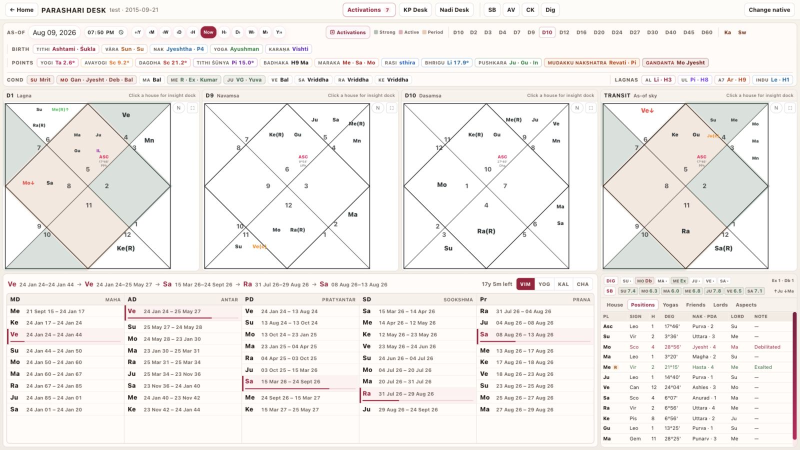
#> input picture artifacts/parashari-desk-guide/screenshots/01-desktop-overview.png, 1600 x 900 px (shown at 1/2 size); its folder holds only this picture in this run
$ python build_guide.py
#> lines starting #> are read from the running program, lines starting #| are printed output that depends on the picture
from pathlib import Path
from PIL import Image
from docx import Document
from docx.enum.section import WD_SECTION
from docx.enum.text import WD_ALIGN_PARAGRAPH, WD_BREAK
from docx.enum.table import WD_TABLE_ALIGNMENT, WD_CELL_VERTICAL_ALIGNMENT
from docx.shared import Inches, Pt, RGBColor
from docx.oxml import OxmlElement
from docx.oxml.ns import qn


ROOT = Path(__file__).resolve().parent
SHOTS = ROOT / "screenshots"
DERIVED = ROOT / "derived"
DERIVED.mkdir(exist_ok=True)
OUT = ROOT / "Parashari_Desk_Feature_Guide.docx"

ROSE = "A5123B"
ROSE_DARK = "7F0D2D"
INK = "302725"
MUTED = "766761"
IVORY = "FFF9F6"
PALE_ROSE = "F7E7EC"
SAND = "F2E9E2"
GREEN = "DDEAE2"
LINE = "DDCFC6"
WHITE = "FFFFFF"


def rgb(hex_color):
    return RGBColor.from_string(hex_color)


# [58 lines left out: functions shade, cell_margins, set_cell_border, set_repeat_table_header, set_cell_width, not called in this run]


def set_keep_with_next(paragraph, value=True):
    paragraph.paragraph_format.keep_with_next = value


def crop(src, name, box):
#> called with src = '01-desktop-overview.png', name = 'desktop-header.png', box = (0, 0, 1600, 180)
    dst = DERIVED / name
    with Image.open(SHOTS / src) as image:
#> image is the input picture: PIL image 1600x900 RGB; mean R, G, B 242.5, 239.2, 236.4
        image.crop(box).save(dst, quality=95)
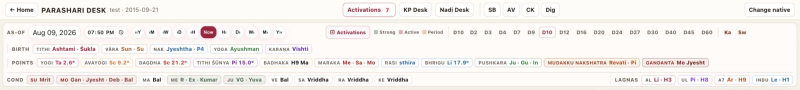
#> saved as desktop-header.png: PIL image 1600x180 RGB (shown at 1/2 size); mean R, G, B 244.4, 240.2, 237.3
    return dst


# [16 lines left out: function add_page_number, not called in this run]


def setup_doc():
    doc = Document()
    sec = doc.sections[0]
    sec.page_width = Inches(8.5)
    sec.page_height = Inches(11)
    sec.top_margin = Inches(0.72)
    sec.bottom_margin = Inches(0.68)
    sec.left_margin = Inches(0.78)
    sec.right_margin = Inches(0.78)
    sec.header_distance = Inches(0.32)
    sec.footer_distance = Inches(0.32)

    styles = doc.styles
    normal = styles["Normal"]
    normal.font.name = "Calibri"
    normal.font.size = Pt(10.25)
    normal.font.color.rgb = rgb(INK)
    normal.paragraph_format.space_after = Pt(5)
    normal.paragraph_format.line_spacing = 1.15

    for style_name, size, color, before, after in (
        ("Title", 28, ROSE_DARK, 0, 12),
        ("Subtitle", 13, MUTED, 0, 12),
        ("Heading 1", 18, ROSE, 4, 9),
        ("Heading 2", 13, INK, 10, 6),
        ("Heading 3", 11, ROSE_DARK, 8, 4),
    ):
        st = styles[style_name]
        st.font.name = "Calibri"
        st.font.size = Pt(size)
        st.font.bold = style_name != "Subtitle"
        st.font.color.rgb = rgb(color)
        st.paragraph_format.space_before = Pt(before)
        st.paragraph_format.space_after = Pt(after)
        st.paragraph_format.keep_with_next = True

    cap = styles["Caption"]
    cap.font.name = "Calibri"
    cap.font.size = Pt(8.5)
    cap.font.italic = True
    cap.font.color.rgb = rgb(MUTED)
    cap.paragraph_format.space_before = Pt(3)
    cap.paragraph_format.space_after = Pt(7)

    # Word's built-in Subtitle style carries a blue bottom border in some
    # templates; remove it so the guide uses only the AstroRoshni rose rule.
    for style_name in ("Title", "Subtitle"):
        style_p_pr = styles[style_name]._element.get_or_add_pPr()
        style_border = style_p_pr.find(qn("w:pBdr"))
        if style_border is not None:
            style_p_pr.remove(style_border)

    for section in doc.sections:
        hp = section.header.paragraphs[0]
        hp.text = "PARASHARI DESK  /  FEATURE & WORKFLOW GUIDE"
        hp.style = styles["Caption"]
        hp.alignment = WD_ALIGN_PARAGRAPH.RIGHT
        hp.runs[0].font.bold = True
        hp.runs[0].font.color.rgb = rgb(ROSE)
        add_page_number(section.footer.paragraphs[0])
    return doc


# [140 lines left out: functions add_rule, add_kicker, add_label, add_bullets, add_image, add_two_images and 2 more, not called in this run]


# Exact crops preserve the product UI while focusing attention on dense controls.
header_crop = crop("01-desktop-overview.png", "desktop-header.png", (0, 0, 1600, 180))
chart_crop = crop("01-desktop-overview.png", "desktop-charts.png", (0, 150, 1125, 640))
#> call 2 of crop, with src = '01-desktop-overview.png', name = 'desktop-charts.png', box = (0, 150, 1125, 640)
#> in crop (call 2), `image.crop(box).save(dst, quality=95)`:
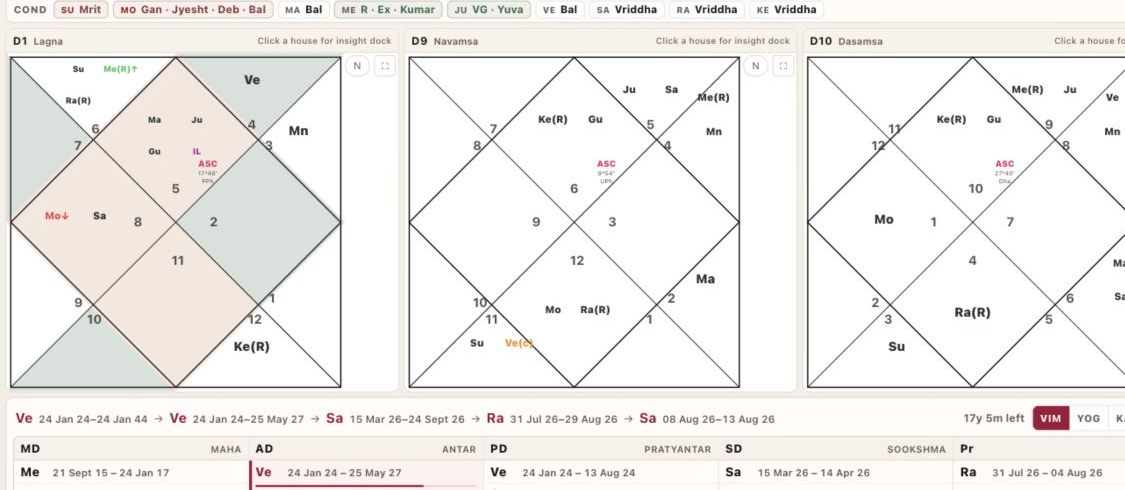
#> saved as desktop-charts.png: PIL image 1125x490 RGB; mean R, G, B 241.5, 239.3, 237
dasha_crop = crop("01-desktop-overview.png", "desktop-dashas.png", (0, 610, 1125, 900))
#> call 3 of crop, with src = '01-desktop-overview.png', name = 'desktop-dashas.png', box = (0, 610, 1125, 900)
#> in crop (call 3), `image.crop(box).save(dst, quality=95)`:
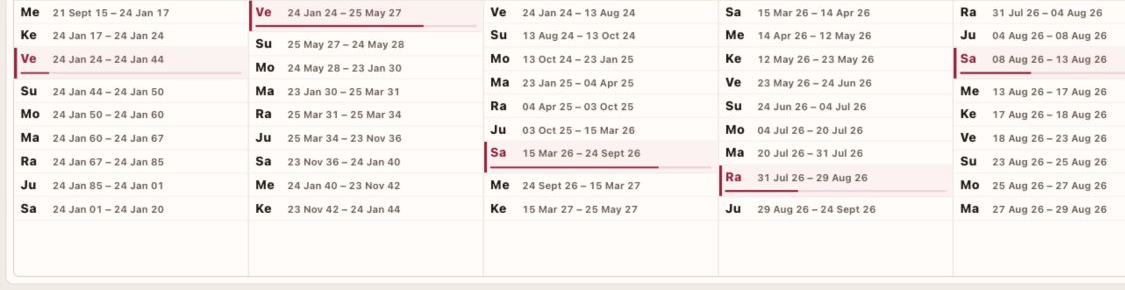
#> saved as desktop-dashas.png: PIL image 1125x290 RGB; mean R, G, B 245.4, 240.7, 237.7

#> (the run stopped early here; a loop or call above may not have finished)
